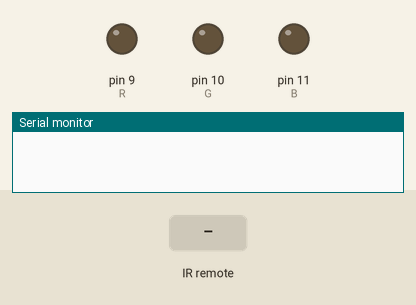
Recording of a sketch running on a simulated Arduino Uno, built with avr-gcc and run on an emulated ATmega328P. Shown: output pins drawn as LEDs (lit = HIGH), the last lines printed to the serial monitor. The inputs (shaded band) are chosen by the test bench.

Above: at 1.2 s.
1.3 s: infrared code 0xFFA25D received
At 1.9 s:
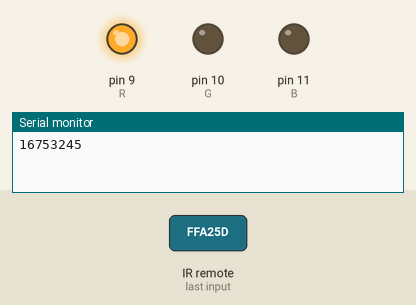
2.8 s: infrared code 0xFF629D received
At 4.0 s:
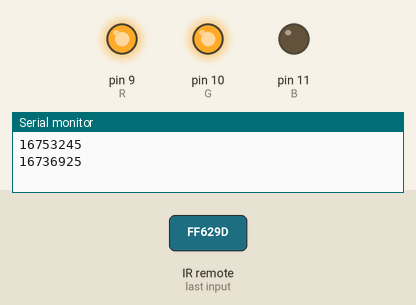
4.3 s: infrared code 0xFFE21D received
At 5.4 s:
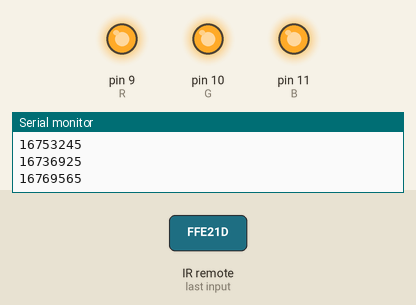
5.8 s: infrared code 0xFF22DD received
At 6.5 s:
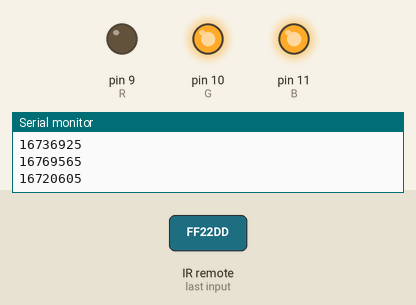
7.3 s: infrared code 0xFF02FD received
At 7.7 s:
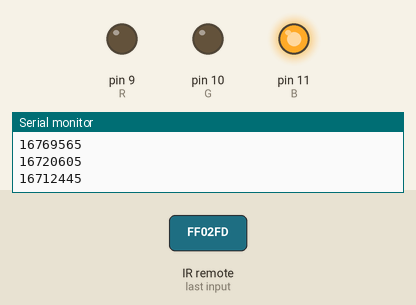
8.8 s: infrared code 0xFFC23D received
At 10.0 s:
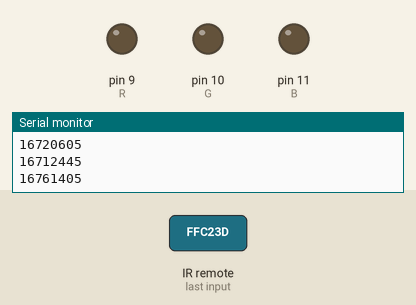
Timing chart, 0 to 11.3 s (numbered marks = the images above; inputs shaded):
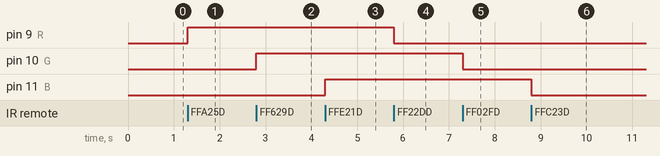

Measured:
- after the input at 1.3 s, pin 9 (R): LOW → HIGH at once
- after the input at 2.8 s, pin 10 (G): LOW → HIGH at once
- after the input at 4.3 s, pin 11 (B): LOW → HIGH at once
- after the input at 5.8 s, pin 9 (R): HIGH → LOW at once
- after the input at 7.3 s, pin 10 (G): HIGH → LOW at once
- after the input at 8.8 s, pin 11 (B): HIGH → LOW at once

The sketch:

irremote.ino
```cpp
#include <IRremote.h>
int chan_tin_hieu = 3;
int R = 9;
int G = 10;
int B = 11;
IRrecv remote(chan_tin_hieu);
decode_results ketqua;
void setup() {
  pinMode(R, OUTPUT);
  pinMode(G, OUTPUT);
  pinMode(B, OUTPUT);
  Serial.begin(9600);
  remote.enableIRIn();
}
void loop() {
  if (remote.decode(&ketqua)) {
    unsigned long ma_code = ketqua.value;
    Serial.println(ma_code);
    if (ma_code == 16753245) {
      digitalWrite(R, HIGH);
    } else if (ma_code == 16736925) {
      digitalWrite(G, HIGH);
    } else if (ma_code == 16769565) {
      digitalWrite(B, HIGH);
    } else if (ma_code == 16720605) {
      digitalWrite(R, LOW);
    } else if (ma_code == 16712445) {
      digitalWrite(G, LOW);
    } else if (ma_code == 16761405) {
      digitalWrite(B, LOW);
    } else if (ma_code == 16769055) {
      digitalWrite(R, HIGH);
      digitalWrite(G, HIGH);
      digitalWrite(B, HIGH);
    } else if (ma_code == 16754775) {
      digitalWrite(R, LOW);
      digitalWrite(G, LOW);
      digitalWrite(B, LOW);
    }
    delay(1000);
    remote.resume();
  }
}
```
